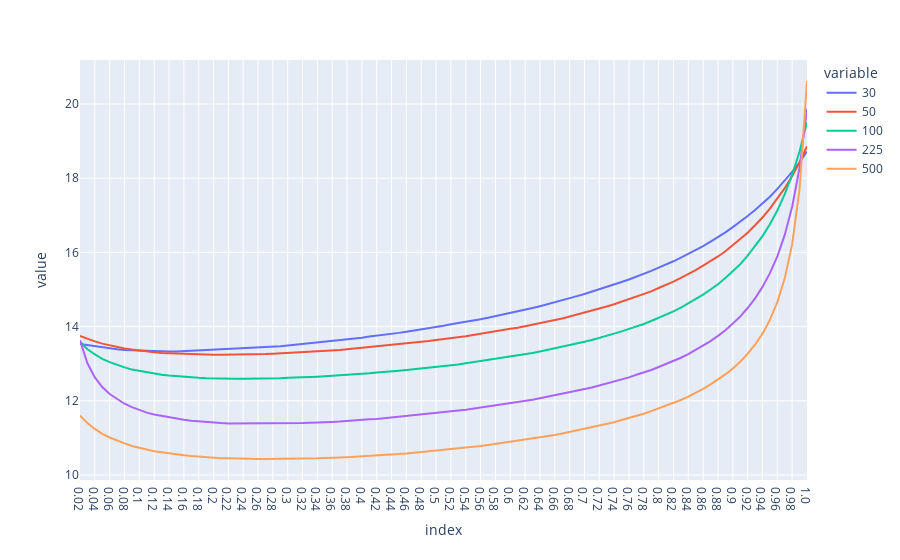

Notebook code for this chart:
### Code cell
px.line(SD_Id.T.iloc[2:, :])
